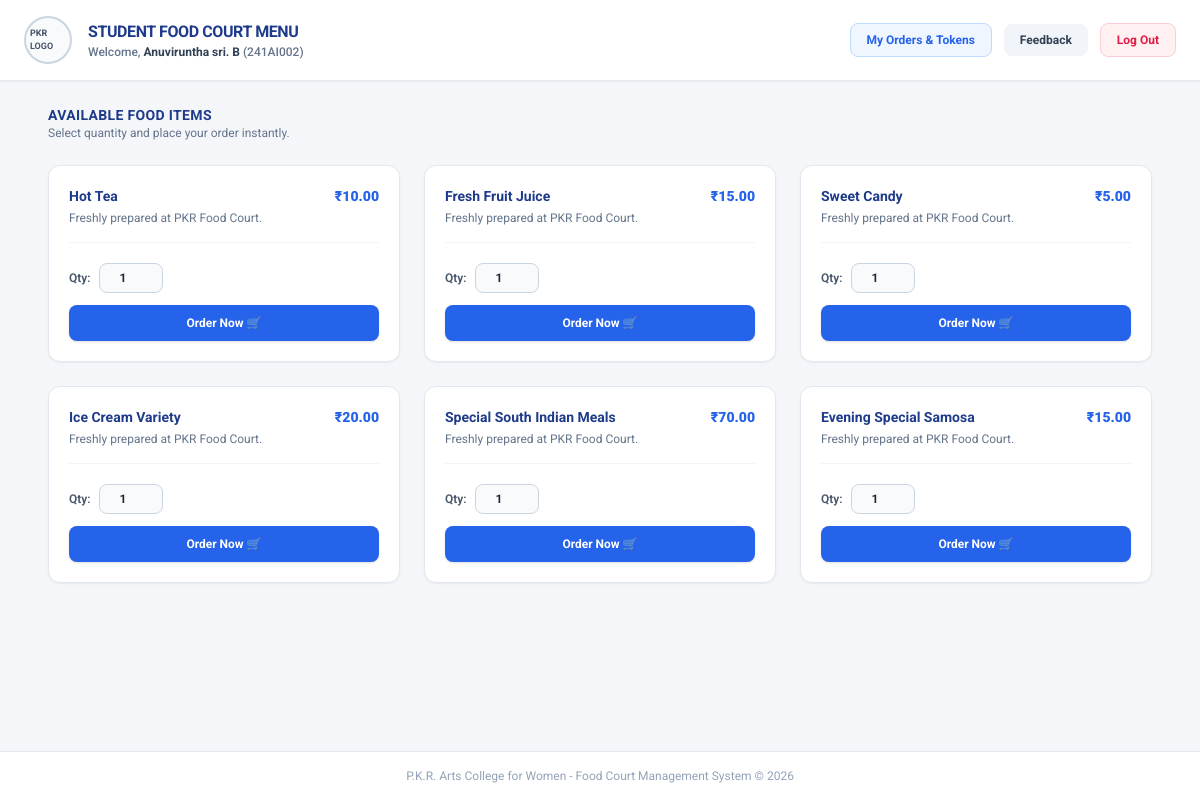
Page /menu.php (signed in) on the committed database.
### tables this page shows
CREATE TABLE IF NOT EXISTS menu_items (
    id INT AUTO_INCREMENT PRIMARY KEY,
    item_name VARCHAR(100) NOT NULL,
    category VARCHAR(50) NOT NULL,  
    price DECIMAL(10,2) NOT NULL,
    max_quantity INT DEFAULT 20,
    current_orders INT DEFAULT 0,
    available_from TIME NULL,
    available_to TIME NULL
);

### menu.php (the view, shortened to what this page needs)
<?php
$conn = new mysqli("localhost", "root", "", "pkr_food_court");
$menu_result = $conn->query("SELECT * FROM menu_items");
$menu_items = [];
if ($menu_result) {
    while ($row = $menu_result->fetch_assoc()) {
        $menu_items[] = $row;
    }
}
?>
<!DOCTYPE html>
<html lang="en">
<head>
    <script src="https://cdn.tailwindcss.com"></script>
</head>
<body class="text-slate-800 min-h-screen flex flex-col justify-between">
    <div>
        <div class="bg-white border-b border-slate-200 px-6 py-4 flex items-center justify-between shadow-sm">
            <div class="flex items-center space-x-4">
                <div class="w-12 h-12 rounded-full border-2 border-slate-300 flex items-center justify-center bg-slate-50 text-[9px] font-bold text-slate-600 p-1">
                    PKR LOGO
                </div>
                <div>
                    <h1 class="text-base font-bold text-blue-900 tracking-tight">STUDENT FOOD COURT MENU</h1>
                    <p class="text-xs text-slate-500 font-medium">Welcome, <span class="text-slate-700 font-bold"><?php echo htmlspecialchars($_SESSION['student_name']); ?></span> (<?php echo htmlspecialchars($_SESSION['register_number']); ?>)</p>
                </div>
            </div>
            <div class="flex items-center space-x-3">
                <a href="order_history.php" class="px-4 py-2 bg-blue-50 hover:bg-blue-100 text-blue-600 font-bold text-xs rounded-lg border border-blue-200 transition">My Orders & Tokens</a>
                <a href="feedback.php" class="px-4 py-2 bg-slate-100 hover:bg-slate-200 text-slate-700 font-bold text-xs rounded-lg transition">Feedback</a>
                <a href="logout.php" class="px-4 py-2 bg-rose-50 hover:bg-rose-100 text-rose-600 font-bold text-xs rounded-lg border border-rose-200 transition">Log Out</a>
            </div>
        </div>
        <div class="max-w-6xl mx-auto p-6 space-y-6">
            <div>
                <h2 class="text-sm font-bold text-blue-900 uppercase tracking-wide">Available Food Items</h2>
                <p class="text-xs text-slate-500">Select quantity and place your order instantly.</p>
            </div>
            <div class="grid grid-cols-1 md:grid-cols-3 gap-6">
                <?php if (count($menu_items) > 0): ?>
                    <?php foreach ($menu_items as $item): ?>
                        <div class="bg-white border border-slate-200 rounded-xl p-5 shadow-sm space-y-4 flex flex-col justify-between">
                            <div class="space-y-1">
                                <div class="flex justify-between items-start">
                                    <h3 class="font-bold text-blue-900 text-sm"><?php echo htmlspecialchars($item['item_name']); ?></h3>
                                    <span class="text-sm font-black text-blue-600">₹<?php echo number_format($item['price'], 2); ?></span>
                                </div>
                                <p class="text-xs text-slate-500"><?php echo htmlspecialchars($item['description'] ?? 'Freshly prepared at PKR Food Court.'); ?></p>
                            </div>
                            <form method="POST" class="space-y-3 pt-2 border-t border-slate-100">
                                <div class="flex items-center space-x-2">
                                    <label class="text-xs font-semibold text-slate-600">Qty:</label>
                                    <input type="number" name="quantity" value="1" min="1" max="10" class="w-16 bg-slate-50 border border-slate-300 rounded-lg p-1.5 text-center text-xs font-bold">
                                </div>
                                <button type="submit" class="w-full py-2.5 bg-blue-600 hover:bg-blue-700 text-white font-bold text-xs rounded-lg shadow transition">
                                    Order Now 🛒
                                </button>
                            </form>
                        </div>
                    <?php endforeach; ?>
                <?php else: ?>
                    <div class="col-span-3 text-center py-12 bg-white rounded-xl border border-slate-200 text-slate-400 text-xs font-medium">
                        No food items currently available in the menu database.
                    </div>
                <?php endif; ?>
            </div>
        </div>
    </div>
    <div class="bg-white border-t border-slate-200 text-center py-4 text-xs text-slate-400 mt-10">
        P.K.R. Arts College for Women - Food Court Management System &copy; 2026
    </div>
</body>
</html>

### menu.php (style rules this page uses)
body { font-family: 'Roboto', sans-serif; background-color: #f4f6f9; }

### rows in the picture
menu_items: item_name "Hot Tea", price "10.00", description "Freshly prepared at PKR Food Court."
menu_items: item_name "Fresh Fruit Juice", price "15.00", description "Freshly prepared at PKR Food Court."
menu_items: item_name "Sweet Candy", price "5.00", description "Freshly prepared at PKR Food Court."
menu_items: item_name "Ice Cream Variety", price "20.00", description "Freshly prepared at PKR Food Court."
menu_items: item_name "Special South Indian Meals", price "70.00", description "Freshly prepared at PKR Food Court."
menu_items: item_name "Evening Special Samosa", price "15.00", description "Freshly prepared at PKR Food Court."

### other values in the picture
$_SESSION['student_name'] "Anuviruntha sri. B"
$_SESSION['register_number'] "241AI002"
